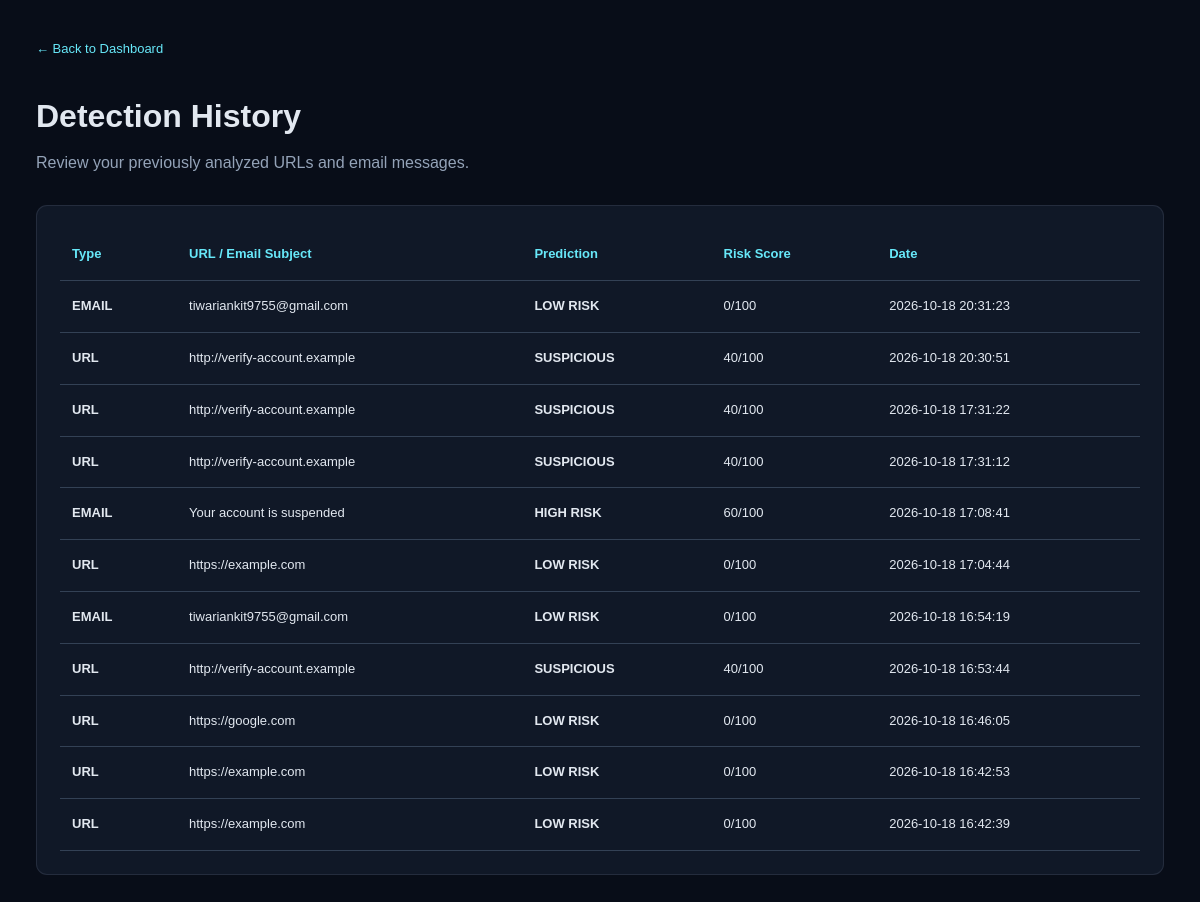
Screenshot of /history (signed in) with the database file from the repository.
### tables this page shows
CREATE TABLE email_scans (
                id INTEGER PRIMARY KEY AUTOINCREMENT,
                user_id INTEGER NOT NULL,
                subject TEXT,
                email_text TEXT NOT NULL,
                prediction TEXT NOT NULL,
                risk_score INTEGER NOT NULL,
                reasons TEXT NOT NULL,
                created_at TIMESTAMP DEFAULT CURRENT_TIMESTAMP,
                FOREIGN KEY (user_id) REFERENCES users(id)
            );

CREATE TABLE url_scans (
                id INTEGER PRIMARY KEY AUTOINCREMENT,
                user_id INTEGER NOT NULL,
                url TEXT NOT NULL,
                prediction TEXT NOT NULL,
                risk_score INTEGER NOT NULL,
                reasons TEXT NOT NULL,
                created_at TIMESTAMP DEFAULT CURRENT_TIMESTAMP,
                FOREIGN KEY (user_id) REFERENCES users(id)
            );

### app.py (the view)
@app.route("/history")
@login_required
def history():
    user_id = session["user_id"]
    try:
        with get_db() as conn:
            url_history = conn.execute("""
                SELECT
                    'URL' AS scan_type,
                    url AS item,
                    prediction,
                    risk_score,
                    created_at
                FROM url_scans
                WHERE user_id = ?
            """, (
                user_id,
            )).fetchall()
            email_history = conn.execute("""
                SELECT
                    'EMAIL' AS scan_type,
                    COALESCE(
                        NULLIF(subject, ''),
                        'Email scan'
                    ) AS item,
                    prediction,
                    risk_score,
                    created_at
                FROM email_scans
                WHERE user_id = ?
            """, (
                user_id,
            )).fetchall()
        all_history = sorted(
            list(url_history) + list(email_history),
            key=lambda row: row["created_at"] or "",
            reverse=True
        )
        records = [
            {
                "type": row["scan_type"],
                "target": row["item"],
                "prediction": row["prediction"],
                "risk_score": row["risk_score"],
                "created_at": row["created_at"]
            }
            for row in all_history
        ]
        return render_template(
            "history.html",
            history=all_history,
            records=records
        )
    except sqlite3.Error:
        app.logger.exception(
            "History database error."
        )
        flash(
            "Unable to load detection history.",
            "error"
        )
        return render_template(
            "history.html",
            history=[],
            records=[]
        )

### app.py (called while the page is built)
def get_db():
    conn = sqlite3.connect(
        DATABASE,
        timeout=10
    )
    conn.row_factory = sqlite3.Row
    conn.execute("PRAGMA foreign_keys = ON")
    return conn

def login_required(view_function):
    @wraps(view_function)
    def wrapper(*args, **kwargs):
        if "user_id" not in session:
            flash(
                "Please login to continue.",
                "error"
            )
            return redirect(url_for("login"))
        return view_function(*args, **kwargs)
    return wrapper

### templates/history.html (shortened to what this page needs)
<!DOCTYPE html>
<html lang="en">
<head>
    <link rel="stylesheet" href="{{ url_for('static', filename='style.css') }}">
</head>
<body class="dashboard-body">
    <main class="history-page">
        <a href="{{ url_for('dashboard') }}" class="scanner-back">
            ← Back to Dashboard
        </a>
        <header class="history-header">
            <h1>Detection History</h1>
            <p>Review your previously analyzed URLs and email messages.</p>
        </header>
        <section class="dashboard-panel">
            <div class="history-table-wrap">
                <table class="history-table">
                    <thead>
                        <tr>
                            <th>Type</th>
                            <th>URL / Email Subject</th>
                            <th>Prediction</th>
                            <th>Risk Score</th>
                            <th>Date</th>
                        </tr>
                    </thead>
                    <tbody>
                        {% for item in history %}
                        <tr>
                            <td class="history-type">{{ item["scan_type"] }}</td>
                            <td>
                                {% if item["item"] %}
                                {{ item["item"] }}
                                {% else %}
                                Untitled email
                                {% endif %}
                            </td>
                            <td class="history-risk">
                                {{ item["prediction"] }}
                            </td>
                            <td class="history-score">
                                {{ item["risk_score"] }}/100
                            </td>
                            <td>{{ item["created_at"] }}</td>
                        </tr>
                        {% endfor %}
                    </tbody>
                </table>
            </div>
        </section>
    </main>
</body>
</html>

### static/style.css (style rules this page uses)
* { margin: 0; padding: 0; box-sizing: border-box; }
html { scroll-behavior: smooth; }
body { font-family: Arial, Helvetica, sans-serif; background: #080d18; color: #f1f5f9; line-height: 1.6; }
a { text-decoration: none; color: inherit; }
:root { --bg: #080d18; --card: #101827; --cyan: #22d3ee; --blue: #3b82f6; --muted: #9aa9bd; --border: rgba(148, 163, 184, 0.18); }
.dashboard-body { background: #080d18; color: #e2e8f0; min-height: 100vh; }
.dashboard-panel { min-width: 0; padding: 23px; background: #101827; border: 1px solid rgba(148, 163, 184, 0.15); border-radius: 11px; }
.scanner-back { color: #67e8f9; font-size: 13px; }

### templates/history.html (style rules this page uses)
.history-page { width: min(1150px, 94%); margin: 35px auto; }
.history-header { margin: 30px 0; }
.history-header p { color: #94a3b8; margin-top: 8px; }
.history-table-wrap { width: 100%; overflow-x: auto; }
.history-table { width: 100%; border-collapse: collapse; min-width: 700px; }
.history-table th, .history-table td { padding: 15px 12px; text-align: left; border-bottom: 1px solid #334155; font-size: 13px; }
.history-table th { color: #67e8f9; font-weight: 600; }
.history-table td { color: #e2e8f0; }
.history-type { font-weight: bold; color: #67e8f9; }
.history-risk { font-weight: bold; }
.history-score { white-space: nowrap; }

### rows the page displays
email_scans: scan_type "EMAIL", item "tiwariankit9755@gmail.com", prediction "LOW RISK", risk_score "0", created_at "2026-10-18 20:31:23"
url_scans: scan_type "URL", item "http://verify-account.example", prediction "SUSPICIOUS", risk_score "40", created_at "2026-10-18 20:30:51"
url_scans: scan_type "URL", item "http://verify-account.example", prediction "SUSPICIOUS", risk_score "40", created_at "2026-10-18 17:31:22"
url_scans: scan_type "URL", item "http://verify-account.example", prediction "SUSPICIOUS", risk_score "40", created_at "2026-10-18 17:31:12"
email_scans: scan_type "EMAIL", item "Your account is suspended", prediction "HIGH RISK", risk_score "60", created_at "2026-10-18 17:08:41"
url_scans: scan_type "URL", item "https://example.com", prediction "LOW RISK", risk_score "0", created_at "2026-10-18 17:04:44"
email_scans: scan_type "EMAIL", item "tiwariankit9755@gmail.com", prediction "LOW RISK", risk_score "0", created_at "2026-10-18 16:54:19"
url_scans: scan_type "URL", item "http://verify-account.example", prediction "SUSPICIOUS", risk_score "40", created_at "2026-10-18 16:53:44"
url_scans: scan_type "URL", item "https://google.com", prediction "LOW RISK", risk_score "0", created_at "2026-10-18 16:46:05"
url_scans: scan_type "URL", item "https://example.com", prediction "LOW RISK", risk_score "0", created_at "2026-10-18 16:42:53"
url_scans: scan_type "URL", item "https://example.com", prediction "LOW RISK", risk_score "0", created_at "2026-10-18 16:42:39"
